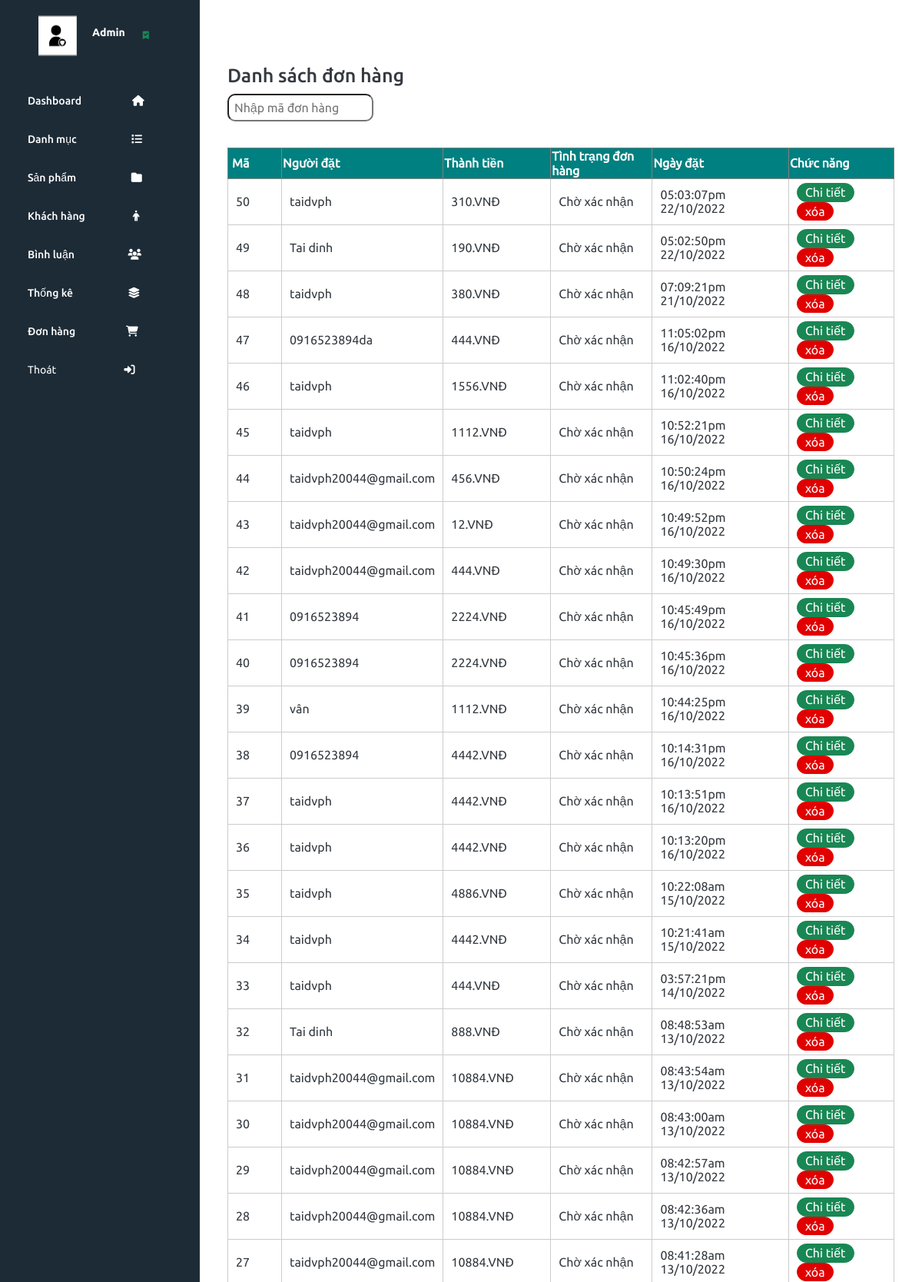
/admin/index.php?act=listbill (upper part), run on the app's committed database.
### tables this page shows
CREATE TABLE `bill` (
  `id` int(10) NOT NULL,
  `iduser` int(10) DEFAULT 0,
  `bill_name` varchar(255) NOT NULL,
  `bill_address` varchar(255) NOT NULL,
  `bill_tel` varchar(50) NOT NULL,
  `bill_email` varchar(100) NOT NULL,
  `bill_pttt` tinyint(1) NOT NULL DEFAULT 1 COMMENT '1. Thanh toán trực tiếp\r\n2. Chuyển khoản\r\n3. Thanh toán online',
  `ngaydathang` varchar(50) NOT NULL,
  `total` int(10) NOT NULL DEFAULT 0,
  `bill_status` tinyint(1) NOT NULL DEFAULT 0 COMMENT '0. Đơn hàng mới\r\n1.Đang xử lý\r\n2.Đang giao hàng\r\n3.Đã giao hàng',
  `receive_name` varchar(255) DEFAULT NULL,
  `receive_address` varchar(255) DEFAULT NULL,
  `receive_tel` varchar(50) DEFAULT NULL
);

### model/pdo.php (called while the page is built, shortened)
<?php
function pdo_get_connection()
{
    $dburl = "mysql:host=localhost;dbname=da1-greenshop;charset=utf8";
    $username = 'root';
    $password = '';
    $conn = new PDO($dburl, $username, $password);
    $conn->setAttribute(PDO::ATTR_ERRMODE, PDO::ERRMODE_EXCEPTION);
    return $conn;
}
function pdo_query($sql)
{
    $sql_args = array_slice(func_get_args(), 1);
    try {
        $conn = pdo_get_connection();
        $stmt = $conn->prepare($sql);
        $stmt->execute($sql_args);
        $rows = $stmt->fetchAll();
        return $rows;
    } catch (PDOException $e) {
        throw $e;
    } finally {
        unset($conn);
    }
}

### model/cart.php (called while the page is built, shortened)
<?php
function loadall_bill($kyw = "", $iduser = 0)
{
    $sql = "select * from bill where 1";
    $sql .= " order by id desc";
    $listbill = pdo_query($sql);
    return $listbill;
}
function get_ttdh($n)
{
    switch ($n) {
        case '0':
            $tt = "Chờ xác nhận";
            break;
        case '2':
            $tt = "Đang giao hàng";
            break;
    }
    return $tt;
}

### admin/bill/listbill.php (the view, shortened to what this page needs)
<div class="row mb">
    <div class="mr">
        <div class="row mb">
            <h3>Danh sách đơn hàng</h3>
            <form action="index.php?act=listbill" method="post">
                <input style="width: 190px;padding:7px;border-radius: 10px;" type="text" name="kyw" placeholder="Nhập mã đơn hàng">
            </form>
            <br>
            <div class=" boxcontent cart">
                <br>
                <table class="formloai">
                    <tr style="background-color: teal;color:white;">
                        <th style="width: 70px;padding: 5px;border:1px solid gray;">Mã</th>
                        <th style="width: 170px;border:1px solid gray;">Người đặt</th>
                        <th style="width: 140px;border:1px solid gray;">Thành tiền</th>
                        <th style="border:1px solid gray;">Tình trạng đơn hàng</th>
                        <th style="border:1px solid gray;">Ngày đặt</th>
                        <th style="border:1px solid gray;">Chức năng</th>
                    </tr>
                    <form action="index.php?act=capnhattt" method="post" enctype="multipart/form-data">
                        <?php
                        foreach ($listbill as $bill) {
                            extract($bill);
                            $xoabill = "index.php?act=xoabill&id=" . $id;
                            $kh = $bill["bill_name"];
                            $status = get_ttdh($bill["bill_status"]);
                            $billct = "index.php?act=billct&id=" . $id;
                            echo '
                        <tr>
                                      <td>' . $bill['id'] . '</td>
                                      <td>' . $kh . '</td>
                                      <td>' . $bill["total"] . '.VNĐ</td>
                                      <td>' . $status . '</td>
                                      <td>' . $bill["ngaydathang"] . '</td>
                                      <td><a href="' . $billct . '"><input style="border-radius:50px;padding:2px 10px;background-color:#198754;border:1px solid #198754;color:white;" type="button" value="Chi tiết"></a> <a  href="' . $xoabill . '"> <input style="border-radius:50px;padding:2px 10px;background-color:#E10000;border:1px solid #E10000;color:white;" type="button"  onclick="return abc()" value="xóa"></a> </td>
                                      </form>
                        </tr>';
                        }
                        ?>
                </table>
            </div>
        </div>
    </div>
</div>

### admin/assets/css/admin.css (style rules this page uses)
.formloai { width: 100%; border-collapse: collapse; }
.formloai td { padding: 5px 10px; border: 1px #ccc solid; }

### data on the page
bill: id "50", bill_name "taidvph", total "310", bill_status "Chờ xác nhận", ngaydathang "05:03:07pm 22/10/2022"
bill: id "49", bill_name "Tai dinh", total "190", bill_status "Chờ xác nhận", ngaydathang "05:02:50pm 22/10/2022"
bill: id "48", bill_name "taidvph", total "380", bill_status "Chờ xác nhận", ngaydathang "07:09:21pm 21/10/2022"
bill: id "47", bill_name "0916523894da", total "444", bill_status "Chờ xác nhận", ngaydathang "11:05:02pm 16/10/2022"
bill: id "46", bill_name "taidvph", total "1556", bill_status "Chờ xác nhận", ngaydathang "11:02:40pm 16/10/2022"
bill: id "45", bill_name "taidvph", total "1112", bill_status "Chờ xác nhận", ngaydathang "10:52:21pm 16/10/2022"
bill: id "44", bill_name "taidvph20044@gmail.com", total "456", bill_status "Chờ xác nhận", ngaydathang "10:50:24pm 16/10/2022"
bill: id "43", bill_name "taidvph20044@gmail.com", total "12", bill_status "Chờ xác nhận", ngaydathang "10:49:52pm 16/10/2022"
bill: id "42", bill_name "taidvph20044@gmail.com", total "444", bill_status "Chờ xác nhận", ngaydathang "10:49:30pm 16/10/2022"
bill: id "41", bill_name "0916523894", total "2224", bill_status "Chờ xác nhận", ngaydathang "10:45:49pm 16/10/2022"
bill: id "40", bill_name "0916523894", total "2224", bill_status "Chờ xác nhận", ngaydathang "10:45:36pm 16/10/2022"
bill: id "39", bill_name "vân", total "1112", bill_status "Chờ xác nhận", ngaydathang "10:44:25pm 16/10/2022"
bill: id "38", bill_name "0916523894", total "4442", bill_status "Chờ xác nhận", ngaydathang "10:14:31pm 16/10/2022"
bill: id "37", bill_name "taidvph", total "4442", bill_status "Chờ xác nhận", ngaydathang "10:13:51pm 16/10/2022"
bill: id "36", bill_name "taidvph", total "4442", bill_status "Chờ xác nhận", ngaydathang "10:13:20pm 16/10/2022"
bill: id "35", bill_name "taidvph", total "4886", bill_status "Chờ xác nhận", ngaydathang "10:22:08am 15/10/2022"
bill: id "34", bill_name "taidvph", total "4442", bill_status "Chờ xác nhận", ngaydathang "10:21:41am 15/10/2022"
bill: id "33", bill_name "taidvph", total "444", bill_status "Chờ xác nhận", ngaydathang "03:57:21pm 14/10/2022"
bill: id "32", bill_name "Tai dinh", total "888", bill_status "Chờ xác nhận", ngaydathang "08:48:53am 13/10/2022"
bill: id "31", bill_name "taidvph20044@gmail.com", total "10884", bill_status "Chờ xác nhận", ngaydathang "08:43:54am 13/10/2022"
bill: id "30", bill_name "taidvph20044@gmail.com", total "10884", bill_status "Chờ xác nhận", ngaydathang "08:43:00am 13/10/2022"
bill: id "29", bill_name "taidvph20044@gmail.com", total "10884", bill_status "Chờ xác nhận", ngaydathang "08:42:57am 13/10/2022"
bill: id "28", bill_name "taidvph20044@gmail.com", total "10884", bill_status "Chờ xác nhận", ngaydathang "08:42:36am 13/10/2022"
bill: id "27", bill_name "taidvph20044@gmail.com", total "10884", bill_status "Chờ xác nhận", ngaydathang "08:41:28am 13/10/2022"
